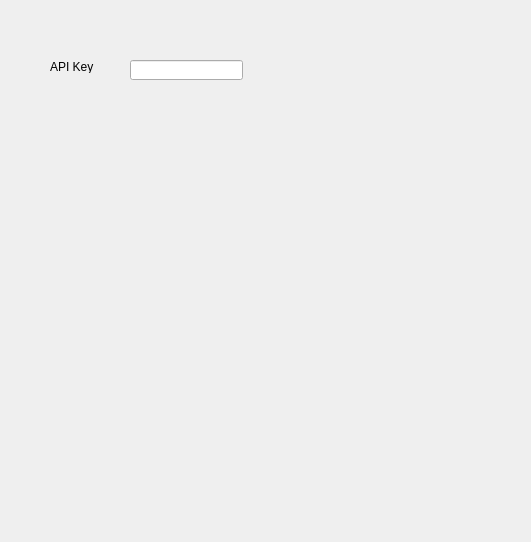
<?xml version="1.0" encoding="UTF-8"?>
<ui version="4.0">
 <class>FlickrSettings</class>
 <widget class="QWidget" name="FlickrSettings">
  <property name="geometry">
   <rect>
    <x>0</x>
    <y>0</y>
    <width>531</width>
    <height>542</height>
   </rect>
  </property>
  <property name="windowTitle">
   <string>Form</string>
  </property>
  <widget class="QLineEdit" name="lineEdit">
   <property name="geometry">
    <rect>
     <x>130</x>
     <y>60</y>
     <width>113</width>
     <height>20</height>
    </rect>
   </property>
  </widget>
  <widget class="QLabel" name="label">
   <property name="geometry">
    <rect>
     <x>50</x>
     <y>60</y>
     <width>47</width>
     <height>13</height>
    </rect>
   </property>
   <property name="text">
    <string>API Key</string>
   </property>
  </widget>
 </widget>
 <resources/>
 <connections/>
</ui>
